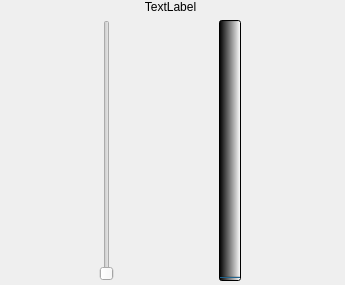
<?xml version="1.0" encoding="UTF-8"?>
<ui version="4.0">
 <class>ProcessVolumeSlider</class>
 <widget class="QWidget" name="ProcessVolumeSlider">
  <property name="geometry">
   <rect>
    <x>0</x>
    <y>0</y>
    <width>345</width>
    <height>285</height>
   </rect>
  </property>
  <property name="minimumSize">
   <size>
    <width>345</width>
    <height>285</height>
   </size>
  </property>
  <property name="windowTitle">
   <string>Form</string>
  </property>
  <widget class="QWidget" name="verticalLayoutWidget">
   <property name="geometry">
    <rect>
     <x>0</x>
     <y>0</y>
     <width>341</width>
     <height>281</height>
    </rect>
   </property>
   <layout class="QVBoxLayout" name="verticalLayout">
    <item>
     <widget class="QLabel" name="ProcessNameLabel">
      <property name="text">
       <string>TextLabel</string>
      </property>
      <property name="alignment">
       <set>Qt::AlignmentFlag::AlignCenter</set>
      </property>
     </widget>
    </item>
    <item>
     <layout class="QHBoxLayout" name="horizontalLayout">
      <item>
       <widget class="QSlider" name="Master_Volume_Sider">
        <property name="sizePolicy">
         <sizepolicy hsizetype="Fixed" vsizetype="Preferred">
          <horstretch>0</horstretch>
          <verstretch>0</verstretch>
         </sizepolicy>
        </property>
        <property name="orientation">
         <enum>Qt::Orientation::Vertical</enum>
        </property>
       </widget>
      </item>
      <item>
       <widget class="QProgressBar" name="Master_Volume_Progress">
        <property name="enabled">
         <bool>true</bool>
        </property>
        <property name="autoFillBackground">
         <bool>false</bool>
        </property>
        <property name="styleSheet">
         <string notr="true">background-color: qlineargradient(spread:pad, x1:0, y1:0, x2:1, y2:0, stop:0 rgba(0, 0, 0, 255), stop:1 rgba(255, 255, 255, 255));</string>
        </property>
        <property name="value">
         <number>0</number>
        </property>
        <property name="textVisible">
         <bool>false</bool>
        </property>
        <property name="orientation">
         <enum>Qt::Orientation::Vertical</enum>
        </property>
       </widget>
      </item>
     </layout>
    </item>
   </layout>
  </widget>
 </widget>
 <resources/>
 <connections/>
</ui>
